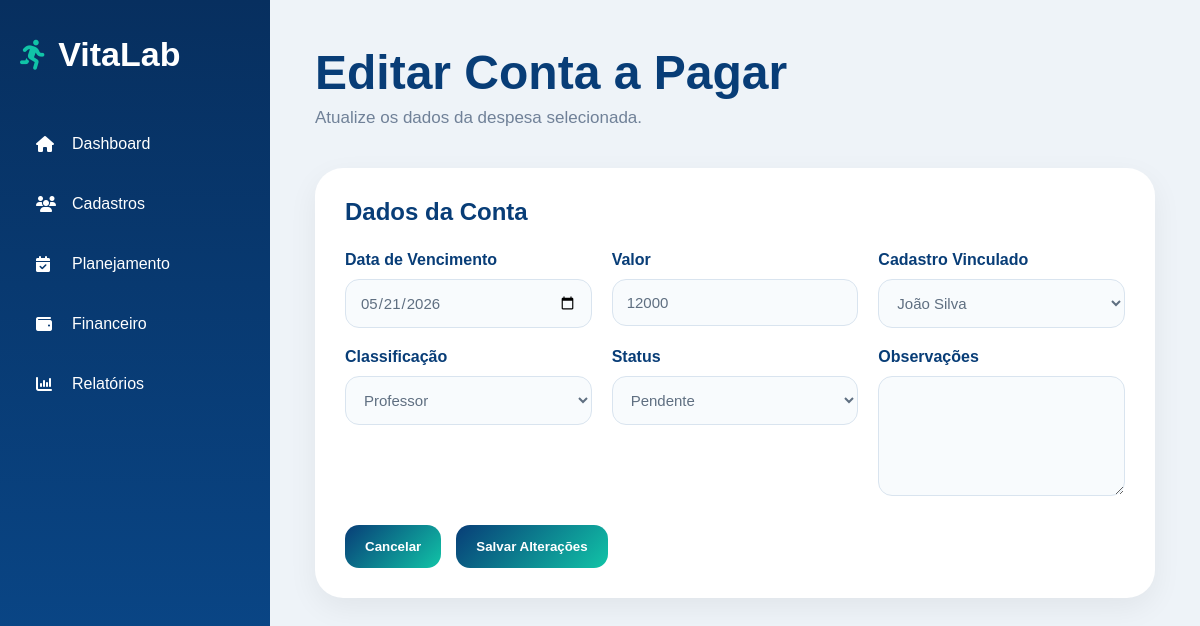
Page /editar-conta-pagar/1 on the committed database.
### tables this page shows
CREATE TABLE contas_pagar (
    id INTEGER PRIMARY KEY AUTOINCREMENT,
    data_vencimento TEXT,
    valor TEXT,
    cadastro_id INTEGER,
    classificacao TEXT,
    status TEXT,
    observacoes TEXT,
    FOREIGN KEY (cadastro_id) REFERENCES cadastros(id)
);

CREATE TABLE cadastros (
    id INTEGER PRIMARY KEY AUTOINCREMENT,
    tipo TEXT NOT NULL,
    status TEXT NOT NULL,

    razao_social TEXT,
    nome_fantasia TEXT,
    cnpj TEXT,
    inscricao_estadual TEXT,
    endereco TEXT,
    contato_responsavel TEXT,
    email TEXT,
    data_inicio_contrato TEXT,
    data_renovacao_contrato TEXT,
    valor_mensal TEXT,
    dia_pagamento TEXT,
    horarios_aulas TEXT,
    professor_responsavel TEXT,
    dados_pagamento TEXT,
    quantidade_alunos TEXT,

    nome_professor TEXT,
    cpf TEXT,
    registro_mei TEXT,
    registro_cref TEXT,
    empresas_vinculadas TEXT,
    valor_pagamento TEXT
, professor_responsavel_id INTEGER);

### app.py (the view, shortened to what this page needs)
@app.route("/editar-conta-pagar/<int:id>", methods=["GET", "POST"])
def editar_conta_pagar(id):
    conexao = conectar_banco()
    conta = conexao.execute("""
        SELECT *
        FROM contas_pagar
        WHERE id = ?
    """, (id,)).fetchone()
    cadastros = conexao.execute("""
        SELECT id, tipo, nome_fantasia, nome_professor
        FROM cadastros
        ORDER BY tipo, nome_fantasia, nome_professor
    """).fetchall()
    conexao.close()
    return render_template(
        "editar-conta-pagar.html",
        conta=conta,
        cadastros=cadastros
    )

### app.py (called while the page is built)
def conectar_banco():
    conexao = sqlite3.connect("vitalab.db")
    conexao.row_factory = sqlite3.Row
    return conexao

### templates/editar-conta-pagar.html (shortened to what this page needs)
<!DOCTYPE html>
<html lang="pt-br">
<head>
<link rel="stylesheet" href="{{ url_for('static', filename='style.css') }}">
<link rel="stylesheet" href="https://cdnjs.cloudflare.com/ajax/libs/font-awesome/6.5.1/css/all.min.css">
</head>
<body class="system-page">
<div class="sidebar">
    <div class="sidebar-logo"><i class="fa-solid fa-person-running"></i><h2>VitaLab</h2></div>
    <ul class="sidebar-menu">
        <li><a href="/dashboard"><i class="fa-solid fa-house"></i>Dashboard</a></li>
        <li><a href="/cadastros"><i class="fa-solid fa-users"></i>Cadastros</a></li>
        <li><a href="/planejamento"><i class="fa-solid fa-calendar-check"></i>Planejamento</a></li>
        <li><a href="/financeiro"><i class="fa-solid fa-wallet"></i>Financeiro</a></li>
        <li><a href="/relatorios"><i class="fa-solid fa-chart-column"></i>Relatórios</a></li>
    </ul>
</div>
<div class="content-area">
    <div class="topbar">
        <h1>Editar Conta a Pagar</h1>
        <p>Atualize os dados da despesa selecionada.</p>
    </div>
    <form method="POST" action="/editar-conta-pagar/{{ conta['id'] }}">
        <div class="form-card">
            <div class="table-header">
                <h2>Dados da Conta</h2>
            </div>
            <div class="form-grid">
                <div>
                    <label>Data de Vencimento</label>
                    <input type="date" name="data_vencimento" value="{{ conta['data_vencimento'] or '' }}">
                </div>
                <div>
                    <label>Valor</label>
                    <input type="text" name="valor" value="{{ conta['valor'] or '' }}">
                </div>
                <div>
                    <label>Cadastro Vinculado</label>
                    <select name="cadastro_id">
                        {% for cadastro in cadastros %}
                        <option value="{{ cadastro['id'] }}"
                            {% if conta['cadastro_id'] == cadastro['id'] %}selected{% endif %}>
                            {% if cadastro['tipo'] == 'Empresa' %}
                                {{ cadastro['nome_fantasia'] }}
                            {% else %}
                                {{ cadastro['nome_professor'] }}
                            {% endif %}
                        </option>
                        {% endfor %}
                    </select>
                </div>
                <div>
                    <label>Classificação</label>
                    <select name="classificacao">
                        <option value="Professor" {% if conta['classificacao'] == 'Professor' %}selected{% endif %}>Professor</option>
                    </select>
                </div>
                <div>
                    <label>Status</label>
                    <select name="status">
                        <option value="Pendente" {% if conta['status'] == 'Pendente' %}selected{% endif %}>Pendente</option>
                    </select>
                </div>
                <div>
                    <label>Observações</label>
                    <textarea name="observacoes">{{ conta['observacoes'] or '' }}</textarea>
                </div>
            </div>
            <div class="action-buttons">
                <a href="/contas-pagar">
                    <button type="button" class="secondary-button">Cancelar</button>
                </a>
                <button type="submit" class="secondary-button">
                    Salvar Alterações
                </button>
            </div>
        </div>
    </form>
</div>
</body>
</html>

### static/style.css (style rules this page uses)
* { margin: 0; padding: 0; box-sizing: border-box; font-family: Arial, Helvetica, sans-serif; }
body { background: #eef3f8; }
a { text-decoration: none; }
.system-page { min-height: 100vh; display: flex; background: #eef3f8; }
.sidebar { width: 270px; min-height: 100vh; background: linear-gradient(180deg, #072f5f, #0a4b8f); padding: 35px 20px; }
.sidebar-logo { display: flex; align-items: center; color: white; margin-bottom: 45px; }
.sidebar-logo i { font-size: 30px; margin-right: 12px; color: #11c4a7; }
.sidebar-logo h2 { font-size: 34px; }
.sidebar-menu { list-style: none; }
.sidebar-menu li { margin-bottom: 10px; }
.sidebar-menu a { display: flex; align-items: center; padding: 16px; border-radius: 16px; color: white; font-weight: 500; }
.sidebar-menu i { width: 24px; margin-right: 12px; }
.content-area { flex: 1; padding: 45px; }
.topbar { margin-bottom: 40px; }
.topbar h1 { color: #083d77; font-size: 48px; margin-bottom: 8px; }
.topbar p { color: #708198; font-size: 17px; }
.table-header { display:flex; justify-content:space-between; align-items:center; margin-bottom:25px; }
.table-header h2 { color:#083d77; }
.secondary-button { border:none; padding:14px 20px; border-radius:14px; background:linear-gradient(135deg,#083d77,#11c4a7); color:white; cursor:pointer; font-weight:bold; }
.action-buttons { margin-top:30px; display:flex; gap:15px; }
.form-card { background:white; border-radius:28px; padding:30px; box-shadow:0 10px 30px rgba(0,0,0,0.06); margin-bottom:25px; }
.form-grid { display:grid; grid-template-columns:repeat(auto-fit,minmax(240px,1fr)); gap:20px; }
.form-grid label { display:block; margin-bottom:10px; color:#083d77; font-weight:bold; }
.form-grid input { width:100%; padding:14px; border-radius:14px; border:1px solid #d9e4ef; background:#f8fbfd; outline:none; color:#5f6f81; }
.action-buttons { display:flex; gap:15px; margin-top:25px; }
.form-grid input, .form-grid select, .form-grid textarea { width: 100%; padding: 14px; border-radius: 14px; border: 1px solid #d9e4ef; background: #f8fbfd; outline: none; color: #5f6f81; font-size: 15px; }
.form-grid textarea { min-height: 120px; resize: vertical; }

### rows in the picture
contas_pagar: data_vencimento "05/21/2026", valor "12000", cadastro_id "João Silva", classificacao "Professor", status "Pendente"
